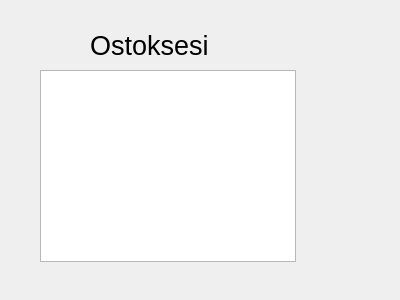
<?xml version="1.0" encoding="UTF-8"?>
<ui version="4.0">
 <class>Form</class>
 <widget class="QWidget" name="Form">
  <property name="geometry">
   <rect>
    <x>0</x>
    <y>0</y>
    <width>400</width>
    <height>300</height>
   </rect>
  </property>
  <property name="windowTitle">
   <string>Form</string>
  </property>
  <widget class="QListWidget" name="listWidget">
   <property name="geometry">
    <rect>
     <x>40</x>
     <y>70</y>
     <width>256</width>
     <height>192</height>
    </rect>
   </property>
  </widget>
  <widget class="QLabel" name="label">
   <property name="geometry">
    <rect>
     <x>90</x>
     <y>30</y>
     <width>141</width>
     <height>31</height>
    </rect>
   </property>
   <property name="font">
    <font>
     <pointsize>20</pointsize>
    </font>
   </property>
   <property name="text">
    <string>Ostoksesi</string>
   </property>
  </widget>
 </widget>
 <resources/>
 <connections/>
</ui>
